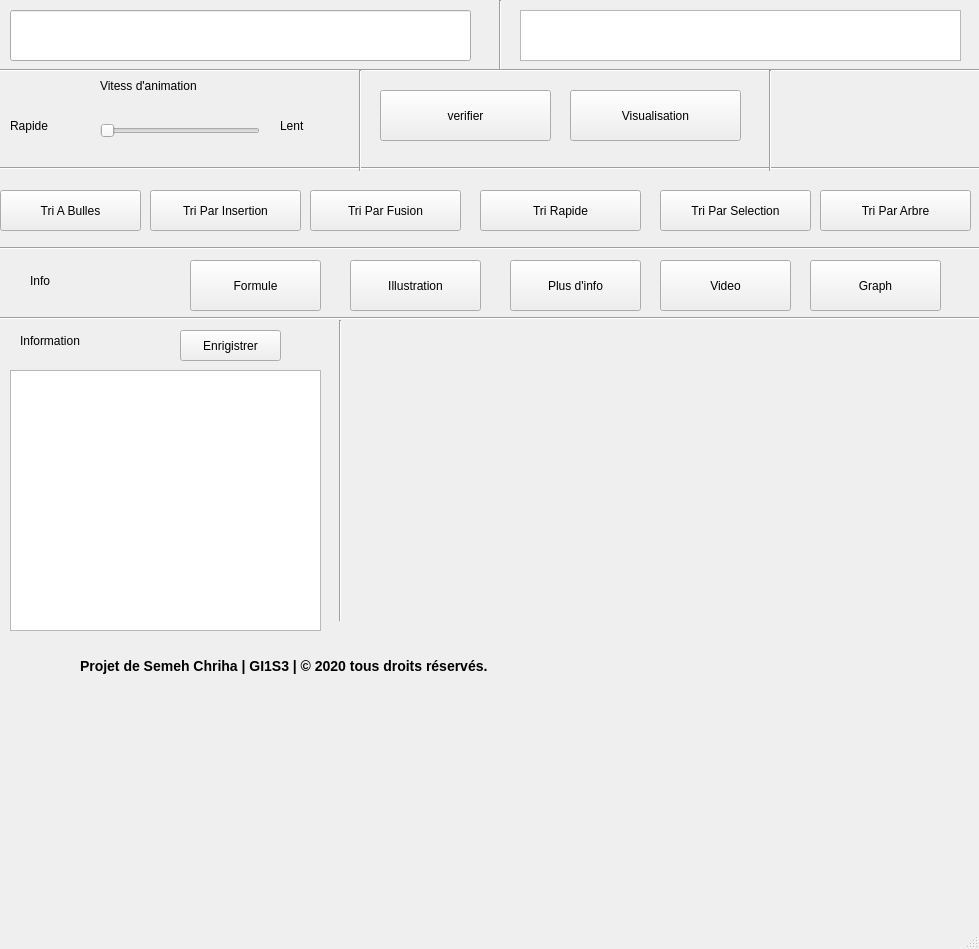
<?xml version="1.0" encoding="UTF-8"?>
<ui version="4.0">
 <class>MainWindow</class>
 <widget class="QMainWindow" name="MainWindow">
  <property name="geometry">
   <rect>
    <x>0</x>
    <y>0</y>
    <width>979</width>
    <height>949</height>
   </rect>
  </property>
  <property name="windowTitle">
   <string>MainWindow</string>
  </property>
  <widget class="QWidget" name="centralwidget">
   <widget class="QPushButton" name="bblsort">
    <property name="geometry">
     <rect>
      <x>0</x>
      <y>190</y>
      <width>141</width>
      <height>41</height>
     </rect>
    </property>
    <property name="text">
     <string>Tri A Bulles</string>
    </property>
   </widget>
   <widget class="QPushButton" name="done">
    <property name="geometry">
     <rect>
      <x>380</x>
      <y>90</y>
      <width>171</width>
      <height>51</height>
     </rect>
    </property>
    <property name="text">
     <string>verifier</string>
    </property>
   </widget>
   <widget class="QPushButton" name="insertsort">
    <property name="geometry">
     <rect>
      <x>150</x>
      <y>190</y>
      <width>151</width>
      <height>41</height>
     </rect>
    </property>
    <property name="text">
     <string>Tri Par Insertion</string>
    </property>
   </widget>
   <widget class="QPushButton" name="fusionsort">
    <property name="geometry">
     <rect>
      <x>310</x>
      <y>190</y>
      <width>151</width>
      <height>41</height>
     </rect>
    </property>
    <property name="text">
     <string>Tri Par Fusion</string>
    </property>
   </widget>
   <widget class="QPushButton" name="quicksort">
    <property name="geometry">
     <rect>
      <x>480</x>
      <y>190</y>
      <width>161</width>
      <height>41</height>
     </rect>
    </property>
    <property name="text">
     <string>Tri Rapide</string>
    </property>
   </widget>
   <widget class="QPushButton" name="selectsort">
    <property name="geometry">
     <rect>
      <x>660</x>
      <y>190</y>
      <width>151</width>
      <height>41</height>
     </rect>
    </property>
    <property name="text">
     <string>Tri Par Selection</string>
    </property>
   </widget>
   <widget class="QTextBrowser" name="textBrowser">
    <property name="geometry">
     <rect>
      <x>520</x>
      <y>10</y>
      <width>441</width>
      <height>51</height>
     </rect>
    </property>
    <property name="toolTip">
     <string>&lt;html&gt;&lt;head/&gt;&lt;body&gt;&lt;p&gt;&lt;span style=&quot; font-size:11pt;&quot;&gt;Zone d'information&lt;/span&gt;&lt;/p&gt;&lt;/body&gt;&lt;/html&gt;</string>
    </property>
   </widget>
   <widget class="QPushButton" name="done_2">
    <property name="geometry">
     <rect>
      <x>570</x>
      <y>90</y>
      <width>171</width>
      <height>51</height>
     </rect>
    </property>
    <property name="text">
     <string>Visualisation</string>
    </property>
   </widget>
   <widget class="QTextBrowser" name="textBrowser_2">
    <property name="geometry">
     <rect>
      <x>10</x>
      <y>370</y>
      <width>311</width>
      <height>261</height>
     </rect>
    </property>
    <property name="toolTip">
     <string>&lt;html&gt;&lt;head/&gt;&lt;body&gt;&lt;p&gt;Resultat finale&lt;/p&gt;&lt;/body&gt;&lt;/html&gt;</string>
    </property>
   </widget>
   <widget class="QLabel" name="label">
    <property name="geometry">
     <rect>
      <x>30</x>
      <y>230</y>
      <width>111</width>
      <height>101</height>
     </rect>
    </property>
    <property name="styleSheet">
     <string notr="true">font: 16pt &quot;MS Shell Dlg 2&quot;;</string>
    </property>
    <property name="text">
     <string>Info</string>
    </property>
   </widget>
   <widget class="QLabel" name="label_2">
    <property name="geometry">
     <rect>
      <x>20</x>
      <y>310</y>
      <width>121</width>
      <height>61</height>
     </rect>
    </property>
    <property name="styleSheet">
     <string notr="true">font: 16pt &quot;MS Shell Dlg 2&quot;;</string>
    </property>
    <property name="text">
     <string>Information</string>
    </property>
   </widget>
   <widget class="QSlider" name="horizontalSlider">
    <property name="geometry">
     <rect>
      <x>100</x>
      <y>120</y>
      <width>160</width>
      <height>22</height>
     </rect>
    </property>
    <property name="minimum">
     <number>1</number>
    </property>
    <property name="maximum">
     <number>1000</number>
    </property>
    <property name="value">
     <number>1</number>
    </property>
    <property name="orientation">
     <enum>Qt::Horizontal</enum>
    </property>
   </widget>
   <widget class="QLabel" name="label_3">
    <property name="geometry">
     <rect>
      <x>100</x>
      <y>60</y>
      <width>261</width>
      <height>51</height>
     </rect>
    </property>
    <property name="styleSheet">
     <string notr="true">font: 16pt &quot;MS Shell Dlg 2&quot;;</string>
    </property>
    <property name="text">
     <string>Vitess d'animation</string>
    </property>
   </widget>
   <widget class="QLabel" name="label_4">
    <property name="geometry">
     <rect>
      <x>280</x>
      <y>100</y>
      <width>71</width>
      <height>51</height>
     </rect>
    </property>
    <property name="styleSheet">
     <string notr="true">font: 16pt &quot;MS Shell Dlg 2&quot;;</string>
    </property>
    <property name="text">
     <string>Lent</string>
    </property>
   </widget>
   <widget class="QLabel" name="label_5">
    <property name="geometry">
     <rect>
      <x>10</x>
      <y>100</y>
      <width>71</width>
      <height>51</height>
     </rect>
    </property>
    <property name="styleSheet">
     <string notr="true">font: 16pt &quot;MS Shell Dlg 2&quot;;</string>
    </property>
    <property name="text">
     <string>Rapide</string>
    </property>
   </widget>
   <widget class="QPushButton" name="formule">
    <property name="geometry">
     <rect>
      <x>190</x>
      <y>260</y>
      <width>131</width>
      <height>51</height>
     </rect>
    </property>
    <property name="text">
     <string>Formule</string>
    </property>
   </widget>
   <widget class="QPushButton" name="illustration">
    <property name="geometry">
     <rect>
      <x>350</x>
      <y>260</y>
      <width>131</width>
      <height>51</height>
     </rect>
    </property>
    <property name="text">
     <string>Illustration</string>
    </property>
   </widget>
   <widget class="QPushButton" name="lien">
    <property name="geometry">
     <rect>
      <x>510</x>
      <y>260</y>
      <width>131</width>
      <height>51</height>
     </rect>
    </property>
    <property name="text">
     <string>Plus d'info</string>
    </property>
   </widget>
   <widget class="QPushButton" name="video">
    <property name="geometry">
     <rect>
      <x>660</x>
      <y>260</y>
      <width>131</width>
      <height>51</height>
     </rect>
    </property>
    <property name="text">
     <string>Video</string>
    </property>
   </widget>
   <widget class="QLabel" name="picViewer">
    <property name="geometry">
     <rect>
      <x>470</x>
      <y>330</y>
      <width>511</width>
      <height>291</height>
     </rect>
    </property>
    <property name="text">
     <string/>
    </property>
   </widget>
   <widget class="Line" name="line">
    <property name="geometry">
     <rect>
      <x>490</x>
      <y>0</y>
      <width>20</width>
      <height>71</height>
     </rect>
    </property>
    <property name="orientation">
     <enum>Qt::Vertical</enum>
    </property>
   </widget>
   <widget class="Line" name="line_2">
    <property name="geometry">
     <rect>
      <x>0</x>
      <y>60</y>
      <width>981</width>
      <height>20</height>
     </rect>
    </property>
    <property name="orientation">
     <enum>Qt::Horizontal</enum>
    </property>
   </widget>
   <widget class="Line" name="line_3">
    <property name="geometry">
     <rect>
      <x>0</x>
      <y>160</y>
      <width>981</width>
      <height>16</height>
     </rect>
    </property>
    <property name="orientation">
     <enum>Qt::Horizontal</enum>
    </property>
   </widget>
   <widget class="Line" name="line_4">
    <property name="geometry">
     <rect>
      <x>0</x>
      <y>240</y>
      <width>1011</width>
      <height>16</height>
     </rect>
    </property>
    <property name="orientation">
     <enum>Qt::Horizontal</enum>
    </property>
   </widget>
   <widget class="Line" name="line_5">
    <property name="geometry">
     <rect>
      <x>350</x>
      <y>70</y>
      <width>20</width>
      <height>101</height>
     </rect>
    </property>
    <property name="orientation">
     <enum>Qt::Vertical</enum>
    </property>
   </widget>
   <widget class="Line" name="line_6">
    <property name="geometry">
     <rect>
      <x>760</x>
      <y>70</y>
      <width>20</width>
      <height>101</height>
     </rect>
    </property>
    <property name="orientation">
     <enum>Qt::Vertical</enum>
    </property>
   </widget>
   <widget class="Line" name="line_7">
    <property name="geometry">
     <rect>
      <x>0</x>
      <y>310</y>
      <width>991</width>
      <height>16</height>
     </rect>
    </property>
    <property name="orientation">
     <enum>Qt::Horizontal</enum>
    </property>
   </widget>
   <widget class="Line" name="line_8">
    <property name="geometry">
     <rect>
      <x>330</x>
      <y>320</y>
      <width>20</width>
      <height>301</height>
     </rect>
    </property>
    <property name="orientation">
     <enum>Qt::Vertical</enum>
    </property>
   </widget>
   <widget class="QLabel" name="label_6">
    <property name="geometry">
     <rect>
      <x>80</x>
      <y>650</y>
      <width>701</width>
      <height>31</height>
     </rect>
    </property>
    <property name="styleSheet">
     <string notr="true">font-size:14px;
font: bold;</string>
    </property>
    <property name="text">
     <string>Projet de Semeh Chriha | GI1S3 | © 2020 tous droits réservés.</string>
    </property>
   </widget>
   <widget class="QLineEdit" name="input">
    <property name="geometry">
     <rect>
      <x>10</x>
      <y>10</y>
      <width>461</width>
      <height>51</height>
     </rect>
    </property>
   </widget>
   <widget class="QPushButton" name="triArbre">
    <property name="geometry">
     <rect>
      <x>820</x>
      <y>190</y>
      <width>151</width>
      <height>41</height>
     </rect>
    </property>
    <property name="text">
     <string>Tri Par Arbre</string>
    </property>
   </widget>
   <widget class="QPushButton" name="graph">
    <property name="geometry">
     <rect>
      <x>810</x>
      <y>260</y>
      <width>131</width>
      <height>51</height>
     </rect>
    </property>
    <property name="text">
     <string>Graph</string>
    </property>
   </widget>
   <widget class="QPushButton" name="save">
    <property name="geometry">
     <rect>
      <x>180</x>
      <y>330</y>
      <width>101</width>
      <height>31</height>
     </rect>
    </property>
    <property name="text">
     <string>Enrigistrer</string>
    </property>
   </widget>
  </widget>
  <widget class="QMenuBar" name="menubar">
   <property name="geometry">
    <rect>
     <x>0</x>
     <y>0</y>
     <width>979</width>
     <height>21</height>
    </rect>
   </property>
  </widget>
  <widget class="QStatusBar" name="statusbar"/>
 </widget>
 <resources/>
 <connections/>
</ui>
